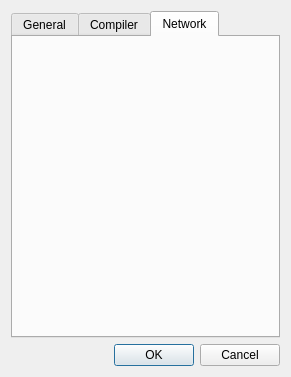
<?xml version="1.0" encoding="UTF-8"?>
<ui version="4.0">
 <class>OptionsDialog</class>
 <widget class="QDialog" name="OptionsDialog">
  <property name="geometry">
   <rect>
    <x>0</x>
    <y>0</y>
    <width>291</width>
    <height>377</height>
   </rect>
  </property>
  <property name="minimumSize">
   <size>
    <width>291</width>
    <height>377</height>
   </size>
  </property>
  <property name="windowTitle">
   <string>Options</string>
  </property>
  <layout class="QVBoxLayout" name="verticalLayout">
   <item>
    <widget class="QTabWidget" name="tabWidget">
     <property name="styleSheet">
      <string notr="true">font-size: 9pt;</string>
     </property>
     <property name="currentIndex">
      <number>2</number>
     </property>
     <widget class="GeneralSettings" name="generalSettings">
      <attribute name="title">
       <string>General</string>
      </attribute>
     </widget>
     <widget class="CompilerSettings" name="compilerSettings">
      <attribute name="title">
       <string>Compiler</string>
      </attribute>
     </widget>
     <widget class="NetworkSettings" name="networkSettings">
      <attribute name="title">
       <string>Network</string>
      </attribute>
     </widget>
    </widget>
   </item>
   <item>
    <widget class="QDialogButtonBox" name="buttonBox">
     <property name="styleSheet">
      <string notr="true">font-size:9pt;</string>
     </property>
     <property name="standardButtons">
      <set>QDialogButtonBox::Cancel|QDialogButtonBox::Ok</set>
     </property>
    </widget>
   </item>
  </layout>
 </widget>
 <customwidgets>
  <customwidget>
   <class>GeneralSettings</class>
   <extends>QWidget</extends>
   <header>generalsettings.h</header>
   <container>1</container>
  </customwidget>
  <customwidget>
   <class>CompilerSettings</class>
   <extends>QWidget</extends>
   <header>compilersettings.h</header>
   <container>1</container>
  </customwidget>
  <customwidget>
   <class>NetworkSettings</class>
   <extends>QWidget</extends>
   <header>networksettings.h</header>
   <container>1</container>
  </customwidget>
 </customwidgets>
 <tabstops>
  <tabstop>tabWidget</tabstop>
 </tabstops>
 <resources/>
 <connections>
  <connection>
   <sender>buttonBox</sender>
   <signal>rejected()</signal>
   <receiver>OptionsDialog</receiver>
   <slot>reject()</slot>
   <hints>
    <hint type="sourcelabel">
     <x>176</x>
     <y>414</y>
    </hint>
    <hint type="destinationlabel">
     <x>176</x>
     <y>219</y>
    </hint>
   </hints>
  </connection>
 </connections>
</ui>
